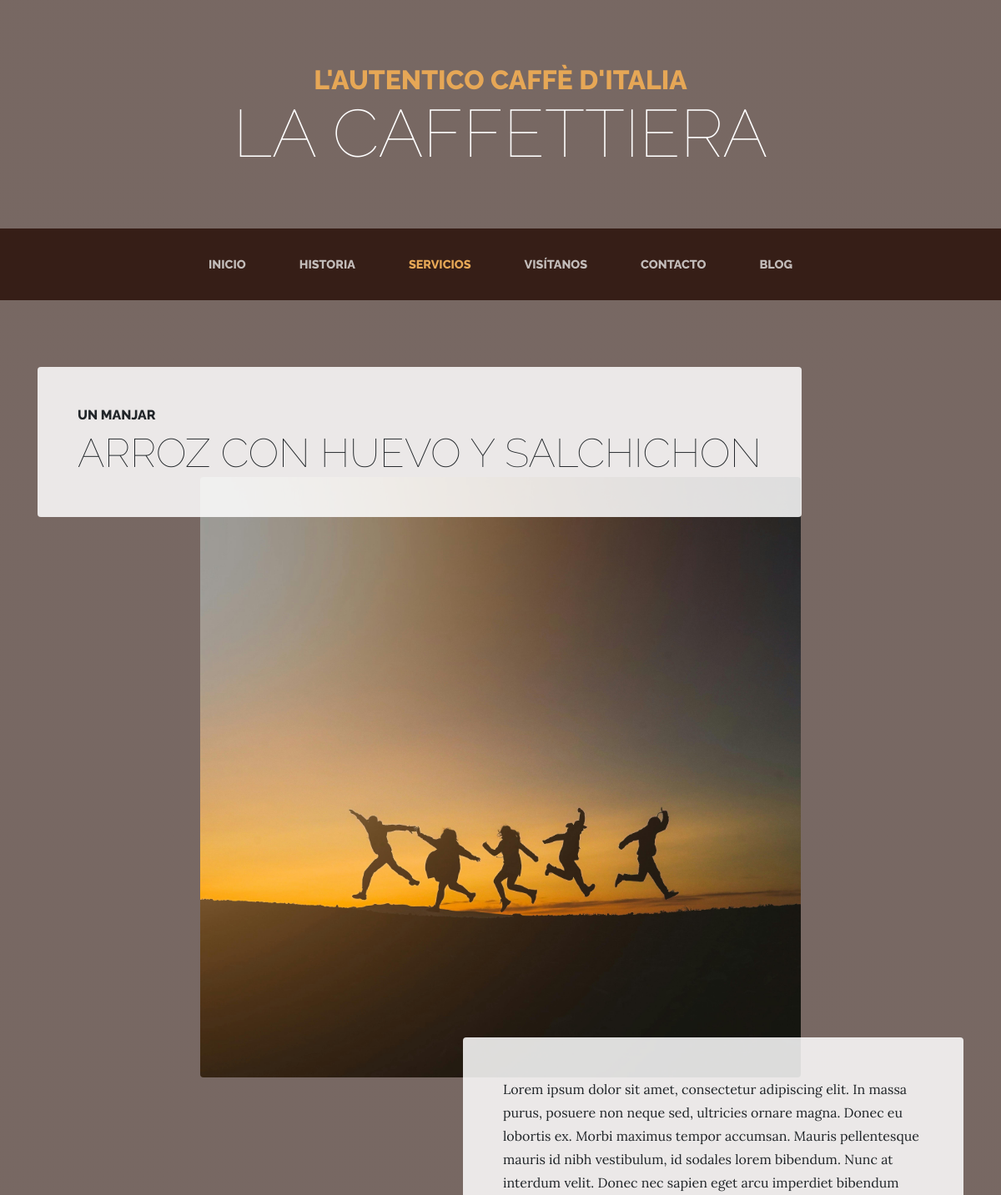
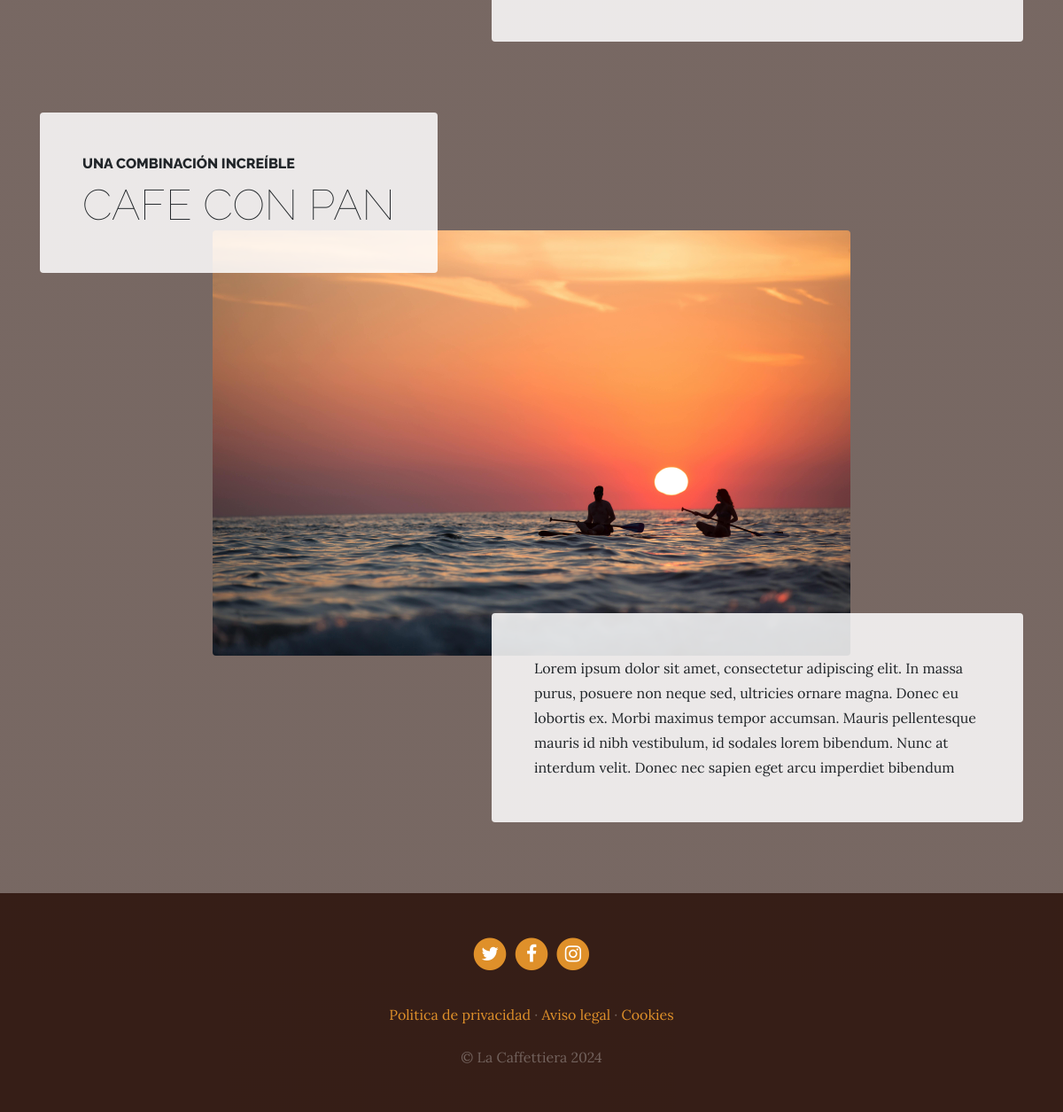
Page /services/ on the committed database (2 pictures, top to bottom).
### services/models.py (models this page shows, shortened)
class ServicesModels(models.Model):
    title = models.CharField(max_length=100, verbose_name='Titulo')
    subtitle = models.CharField(max_length=100, verbose_name='Subtitulo')
    content = models.TextField(verbose_name='Contenido')
    image = models.ImageField(upload_to='services', verbose_name='Imagen')
    created = models.DateTimeField(auto_now_add=True, verbose_name='Fecha de creacion')
    updated = models.DateTimeField(auto_now=True, verbose_name='Fecha de actualizacion')
    class Meta:
        verbose_name = 'servicio'
        verbose_name_plural = 'servicios'
        ordering = ['-created']

### pages/models.py (models this page shows, shortened)
class PagesModels(models.Model):
    title = models.CharField(max_length=100, verbose_name='TItulo')
    content = models.TextField(verbose_name='Contenido')
    order = models.SmallIntegerField(default=0, verbose_name='Orden')
    created = models.DateTimeField(auto_now_add=True, verbose_name='Fecha de creacion')
    updated = models.DateTimeField(auto_now=True, verbose_name='Fechas de actualizacion')
    class Meta:
        verbose_name = 'pagina'
        verbose_name_plural = 'paginas genericas'
        ordering = ['order', 'title']

### services/views.py (the view)
# urls.py: path('services/', include('services.urls')),
def services(request):
    models = ServicesModels.objects.all()
    return render(request, 'core/services.html', {'models':models})

### link/processe.py (called while the page is built)
def get_list_processe(request):
    ctr ={}
    models = LinksModels.objects.all()
    for model in models:
        ctr[model.key] = model.link
    return ctr

### pages/templatetags/pages_extras.py (called while the page is built)
@register.simple_tag
def get_list_pages():
    pages = PagesModels.objects.all()
    return pages

### services/templates/core/services.html (shortened to what this page needs)
{% extends "core/base.html" %}
{% load static %}
{% block content %}
    {% for model in models %}
        <section class="page-section">
            <div class="container">
                <div class="product-item">
                    <div class="product-item-title d-flex">
                        <div class="bg-faded p-5 d-flex mr-auto rounded">
                            <h2 class="section-heading mb-0">
                                <span class="section-heading-upper"> {{model.subtitle}} </span>
                                <span class="section-heading-lower"> {{model.title}} </span>
                            </h2>
                        </div>
                    </div>
                    <img class="product-item-img mx-auto d-flex rounded img-fluid mb-3 mb-lg-0" src="{{model.image.url}}" alt="">
                    <div class="product-item-description d-flex ml-auto">
                        <div class="bg-faded p-5 rounded">
                            <p class="mb-0"> {{model.content}} </p>
                        </div>
                    </div>
                </div>
            </div>
        </section>
    {% endfor %}
{% endblock  %}

### core/templates/core/base.html (shortened to what this page needs)
<!DOCTYPE html>
<html lang="es">
  <head>
    {% load static %}
    <link href="{% static 'core/vendor/bootstrap/css/bootstrap.min.css' %}" rel="stylesheet">
    <link href="{% static 'core/vendor/font-awesome/css/font-awesome.min.css' %}" rel="stylesheet" type="text/css">
    <link href="{% static 'core/css/business-casual.css' %}" rel="stylesheet">
  </head>
  <body>
    <h1 class="site-heading text-center text-white d-none d-lg-block">
      <span class="site-heading-upper text-primary mb-3">L'autentico caffè d'italia</span>
      <span class="site-heading-lower">La Caffettiera</span>
    </h1>
    <nav class="navbar navbar-expand-lg navbar-dark py-lg-4" id="mainNav">
        <div class="container">
            <div class="collapse navbar-collapse" id="navbarResponsive">
                <ul class="navbar-nav mx-auto">
                    <li class="nav-item px-lg-4 {% if request.path == '/' %}active{% endif %}">
                        <a class="nav-link text-uppercase text-expanded" href="{% url 'home' %}">Inicio</a>
                    </li>
                    <li class="nav-item px-lg-4 {% if request.path == '/about/' %}active{% endif %}">
                        <a class="nav-link text-uppercase text-expanded" href="{% url 'about' %}">Historia</a>
                    </li>
                    <li class="nav-item px-lg-4 {% if request.path == '/services/' %}active{% endif %}">
                        <a class="nav-link text-uppercase text-expanded" href="{% url 'services' %}">Servicios</a>
                    </li>
                    <li class="nav-item px-lg-4 {% if request.path == '/store/' %}active{% endif %}">
                        <a class="nav-link text-uppercase text-expanded" href="{% url 'store' %}">Visítanos</a>
                    </li>
                    <li class="nav-item px-lg-4 {% if request.path == '/contact/' %}active{% endif %}">
                        <a class="nav-link text-uppercase text-expanded" href="{% url 'contact' %}">Contacto</a>
                    </li>
                    <li class="nav-item px-lg-4 {% if request.path == '/blog/' %}active{% endif %}">
                        <a class="nav-link text-uppercase text-expanded" href="{% url 'blog' %}">Blog</a>
                    </li>
                </ul>
            </div>
        </div>
    </nav>
    {% block content %}{% endblock %}
    <footer class="footer text-faded text-center py-5">
      <div class="container">
        <p class="m-0">
            {% if X %}
                <a href="{{X}}" class="link">
                <span class="fa-stack fa-lg">
                    <i class="fa fa-circle fa-stack-2x"></i>
                    <i class="fa fa-twitter fa-stack-1x fa-inverse"></i>
                </span>
                </a>
            {% endif %}
            {% if FACEBOOCK %}
                <a href="{{FACEBOOCK}}" class="link">
                <span class="fa-stack fa-lg">
                    <i class="fa fa-circle fa-stack-2x"></i>
                    <i class="fa fa-facebook fa-stack-1x fa-inverse"></i>
                </span>
                </a>
            {% endif %}
            {% if INSTAGRAM %}
                <a href="{{INSTAGRAM}}" class="link">
                <span class="fa-stack fa-lg">
                    <i class="fa fa-circle fa-stack-2x"></i>
                    <i class="fa fa-instagram fa-stack-1x fa-inverse"></i>
                </span>
                </a>
            {% endif %}
        </p>
        <p class="m-0 mbt">
            {% load pages_extras %}
            {% get_list_pages as get_list %}
            {% for page in get_list %}
                <a href="{% url 'page' page.id %}" class="link"> {{page.title}} </a>{% if not forloop.last %} ·{% endif %}
            {% endfor %}
        </p>
        <p class="m-0 mbt1">&copy; La Caffettiera 2024</p>
      </div>
    </footer>
  </body>
</html>

### core/static/core/css/business-casual.css (style rules this page uses)
body { font-family: 'Lora'; background: linear-gradient(rgba(47, 23, 15, 0.65), rgba(47, 23, 15, 0.65)), url("../img/bg.jpg"); background-attachment: fixed; background-position: center; background-size: cover; }
h1, h2, h3, h4, h5, h6 { font-family: 'Raleway'; }
p { line-height: 1.75; }
.text-faded { color: rgba(255, 255, 255, 0.3); }
.site-heading { margin-top: 5rem; margin-bottom: 5rem; text-transform: uppercase; line-height: 1; font-family: 'Raleway'; }
.site-heading .site-heading-upper { display: block; font-size: 2rem; font-weight: 800; }
.site-heading .site-heading-lower { font-size: 5rem; font-weight: 100; line-height: 4rem; }
.page-section { margin-top: 5rem; margin-bottom: 5rem; }
.section-heading { text-transform: uppercase; }
.section-heading .section-heading-upper { display: block; font-size: 1rem; font-weight: 800; padding-bottom:.5rem; }
.section-heading .section-heading-lower { display: block; font-size: 3rem; font-weight: 100; }
.bg-faded { background-color: rgba(255, 255, 255, 0.85); }
#mainNav { background-color: rgba(47, 23, 15, 0.9); font-family: 'Raleway'; }
#mainNav .navbar-nav .nav-item .nav-link { color: rgba(255, 255, 255, 0.7); font-weight: 800; }
#mainNav .navbar-nav .nav-item.active .nav-link { color: #e6a756; }
@media (min-width: 992px) { #mainNav .navbar-nav .nav-item .nav-link { font-size: 0.9rem; } }
@media (min-width: 992px) { .product-item .product-item-title { position: relative; z-index: 1; margin-bottom: -3rem; } }
@media (min-width: 992px) { .product-item .product-item-img { position: relative; z-index: 0; max-width: 60vw; } }
@media (min-width: 992px) { .product-item .product-item-description { position: relative; z-index: 1; margin-top: -3rem; max-width: 50vw; } }
.footer { background-color: rgba(47, 23, 15, 0.9); }
.text-primary { color: #e6a756 !important; }
.mbt { padding-top: 2rem; }
.mbt1 { padding-top: 1.25rem; }
a.link { color: #df902a; }

### rows in the picture
ServicesModels: subtitle "UN MANJAR", title "ARROZ CON HUEVO Y SALCHICHON", image (picture), content "Lorem ipsum dolor sit amet, consectetur adipiscing elit. In massa purus, posuere non neque sed, ultricies ornare magna. Donec eu lobortis ex. Morbi maximus tempor accumsan. Mauris pellentesque mauris id nibh vestibulum, id sodales lorem bibendum. Nunc at interdum velit. Donec nec sapien eget arcu imperdiet bibendum"
ServicesModels: subtitle "UNA COMBINACIÓN INCREÍBLE", title "CAFE CON PAN", image (picture), content "Lorem ipsum dolor sit amet, consectetur adipiscing elit. In massa purus, posuere non neque sed, ultricies ornare magna. Donec eu lobortis ex. Morbi maximus tempor accumsan. Mauris pellentesque mauris id nibh vestibulum, id sodales lorem bibendum. Nunc at interdum velit. Donec nec sapien eget arcu imperdiet bibendum"
PagesModels: title "Politica de privacidad"
PagesModels: title "Aviso legal"
PagesModels: title "Cookies"
